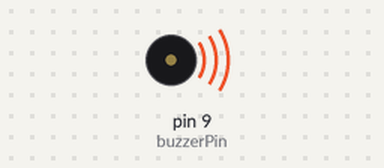
Simulated run of this sketch. Board: Arduino Uno, built with avr-gcc and run on an emulated ATmega328P. Shown: buzzer (waves = sounding).

Above: at 0.8 s.
At 3.6 s:
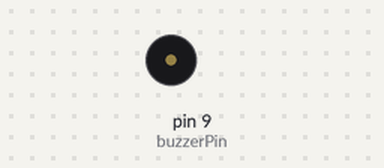
Timing chart, 0 to 6.4 s (numbered marks = the images above):
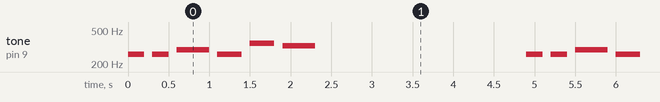

The sketch:

sonidosaltavoz.ino
```cpp
int buzzerPin = 9; // pin para el altavoz (conecto en serie una resistencia superior a 150 ohmios para proteger la salida de Arduino)

void setup()
{
  pinMode(buzzerPin, OUTPUT); //inicializo el pin del altavoz para que sea salida
  analogWrite(buzzerPin, 0); //lo mismo con el pin del altavoz
}

void loop()
{
  tone(buzzerPin, 261, 200); //envío un tono al pin del altavoz con frecuencia 261 (do) y duración 200 milisegundos.
   delay(300); //espero 300 milisegundos desde que empezó el comnado anterior (por eso la espera es de 100 hasta el siguiente tono)
  tone(buzzerPin, 261, 200);
   delay(300);
  tone(buzzerPin, 293, 400);
  delay(500);
  tone(buzzerPin, 261, 300);
   delay(400);
  tone(buzzerPin, 349, 300);
   delay(400);
  tone(buzzerPin, 329, 400);
  delay(3000);
}
```

Measured:
- by itself, tone on pin 9 (buzzerPin): repeats every 4.9 s: silent 0.10 s, 261 Hz 0.20 s, silent 0.10 s, 293 Hz 0.40 s, silent 0.10 s, 261 Hz 0.30 s, silent 0.10 s, 349 Hz 0.30 s, silent 0.10 s, 329 Hz 0.40 s, silent 2.6 s, 261 Hz 0.20 s
